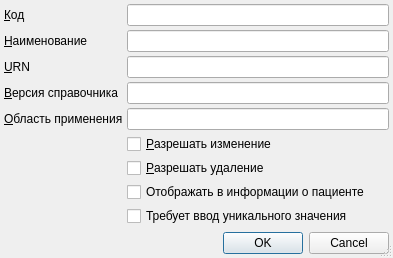
<?xml version="1.0" encoding="UTF-8"?>
<ui version="4.0">
 <class>ItemEditorDialog</class>
 <widget class="QDialog" name="ItemEditorDialog">
  <property name="geometry">
   <rect>
    <x>0</x>
    <y>0</y>
    <width>393</width>
    <height>258</height>
   </rect>
  </property>
  <property name="windowTitle">
   <string>Тип внешней системы</string>
  </property>
  <property name="sizeGripEnabled">
   <bool>true</bool>
  </property>
  <layout class="QGridLayout">
   <property name="margin">
    <number>4</number>
   </property>
   <property name="spacing">
    <number>4</number>
   </property>
   <item row="5" column="1">
    <widget class="QCheckBox" name="chkEditable">
     <property name="text">
      <string>&amp;Разрешать изменение</string>
     </property>
    </widget>
   </item>
   <item row="1" column="1">
    <widget class="QLineEdit" name="edtName">
     <property name="maxLength">
      <number>255</number>
     </property>
    </widget>
   </item>
   <item row="9" column="0">
    <spacer>
     <property name="orientation">
      <enum>Qt::Vertical</enum>
     </property>
     <property name="sizeHint" stdset="0">
      <size>
       <width>103</width>
       <height>16</height>
      </size>
     </property>
    </spacer>
   </item>
   <item row="1" column="0">
    <widget class="QLabel" name="lblName">
     <property name="sizePolicy">
      <sizepolicy hsizetype="Maximum" vsizetype="Preferred">
       <horstretch>0</horstretch>
       <verstretch>0</verstretch>
      </sizepolicy>
     </property>
     <property name="text">
      <string>&amp;Наименование</string>
     </property>
     <property name="buddy">
      <cstring>edtName</cstring>
     </property>
    </widget>
   </item>
   <item row="8" column="1">
    <widget class="QCheckBox" name="chkIsUnique">
     <property name="text">
      <string>Требует ввод уникального значения</string>
     </property>
    </widget>
   </item>
   <item row="0" column="0">
    <widget class="QLabel" name="lblCode">
     <property name="sizePolicy">
      <sizepolicy hsizetype="Maximum" vsizetype="Preferred">
       <horstretch>0</horstretch>
       <verstretch>0</verstretch>
      </sizepolicy>
     </property>
     <property name="text">
      <string>&amp;Код</string>
     </property>
     <property name="buddy">
      <cstring>edtCode</cstring>
     </property>
    </widget>
   </item>
   <item row="10" column="0" colspan="2">
    <widget class="QDialogButtonBox" name="buttonBox">
     <property name="standardButtons">
      <set>QDialogButtonBox::Cancel|QDialogButtonBox::Ok</set>
     </property>
    </widget>
   </item>
   <item row="0" column="1">
    <widget class="QLineEdit" name="edtCode">
     <property name="maxLength">
      <number>64</number>
     </property>
    </widget>
   </item>
   <item row="2" column="0">
    <widget class="QLabel" name="lblUrn">
     <property name="text">
      <string>&amp;URN</string>
     </property>
     <property name="buddy">
      <cstring>edtUrn</cstring>
     </property>
    </widget>
   </item>
   <item row="7" column="1">
    <widget class="QCheckBox" name="chkShowInClientInfo">
     <property name="text">
      <string>Отображать в информации о пациенте</string>
     </property>
    </widget>
   </item>
   <item row="2" column="1">
    <widget class="QLineEdit" name="edtUrn">
     <property name="maxLength">
      <number>128</number>
     </property>
    </widget>
   </item>
   <item row="3" column="0">
    <widget class="QLabel" name="lblVersion">
     <property name="text">
      <string>&amp;Версия справочника</string>
     </property>
     <property name="buddy">
      <cstring>edtVersion</cstring>
     </property>
    </widget>
   </item>
   <item row="4" column="0">
    <widget class="QLabel" name="lblDomain">
     <property name="text">
      <string>&amp;Область применения</string>
     </property>
     <property name="buddy">
      <cstring>edtDomain</cstring>
     </property>
    </widget>
   </item>
   <item row="3" column="1">
    <widget class="QLineEdit" name="edtVersion">
     <property name="maxLength">
      <number>4</number>
     </property>
    </widget>
   </item>
   <item row="4" column="1">
    <widget class="QLineEdit" name="edtDomain">
     <property name="maxLength">
      <number>255</number>
     </property>
    </widget>
   </item>
   <item row="6" column="1">
    <widget class="QCheckBox" name="chkDeletable">
     <property name="text">
      <string>&amp;Разрешать удаление</string>
     </property>
    </widget>
   </item>
  </layout>
 </widget>
 <tabstops>
  <tabstop>edtCode</tabstop>
  <tabstop>edtName</tabstop>
  <tabstop>edtUrn</tabstop>
  <tabstop>edtVersion</tabstop>
  <tabstop>edtDomain</tabstop>
  <tabstop>chkEditable</tabstop>
  <tabstop>chkShowInClientInfo</tabstop>
  <tabstop>chkIsUnique</tabstop>
  <tabstop>buttonBox</tabstop>
 </tabstops>
 <resources/>
 <connections>
  <connection>
   <sender>buttonBox</sender>
   <signal>accepted()</signal>
   <receiver>ItemEditorDialog</receiver>
   <slot>accept()</slot>
   <hints>
    <hint type="sourcelabel">
     <x>182</x>
     <y>174</y>
    </hint>
    <hint type="destinationlabel">
     <x>182</x>
     <y>95</y>
    </hint>
   </hints>
  </connection>
  <connection>
   <sender>buttonBox</sender>
   <signal>rejected()</signal>
   <receiver>ItemEditorDialog</receiver>
   <slot>reject()</slot>
   <hints>
    <hint type="sourcelabel">
     <x>182</x>
     <y>174</y>
    </hint>
    <hint type="destinationlabel">
     <x>182</x>
     <y>95</y>
    </hint>
   </hints>
  </connection>
 </connections>
</ui>
